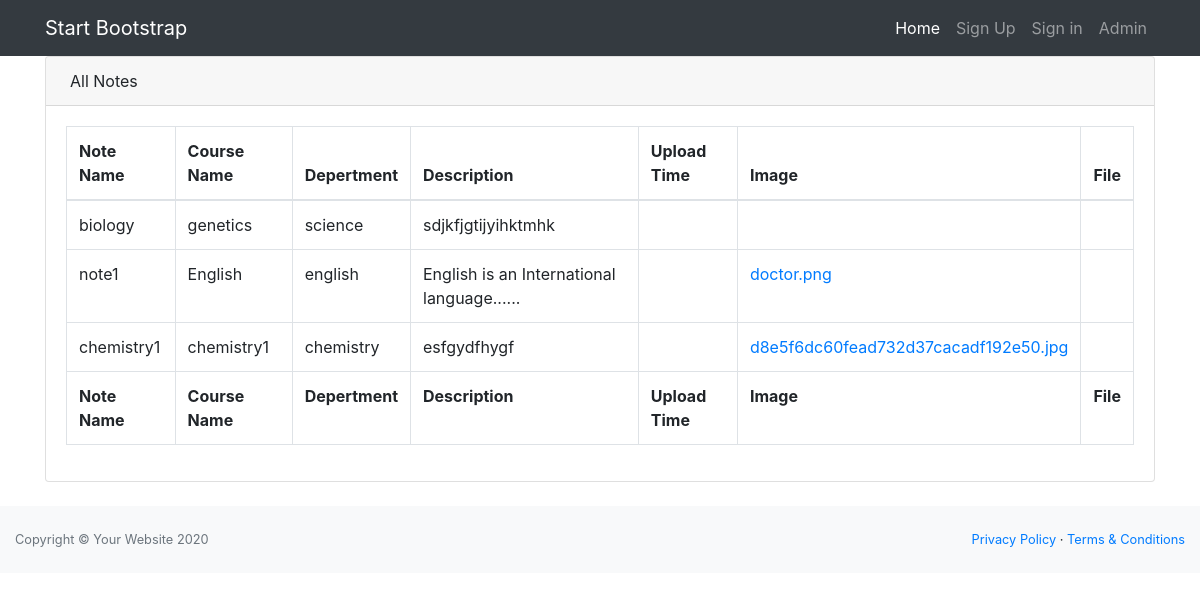
Page /home.php on the earlier database version.
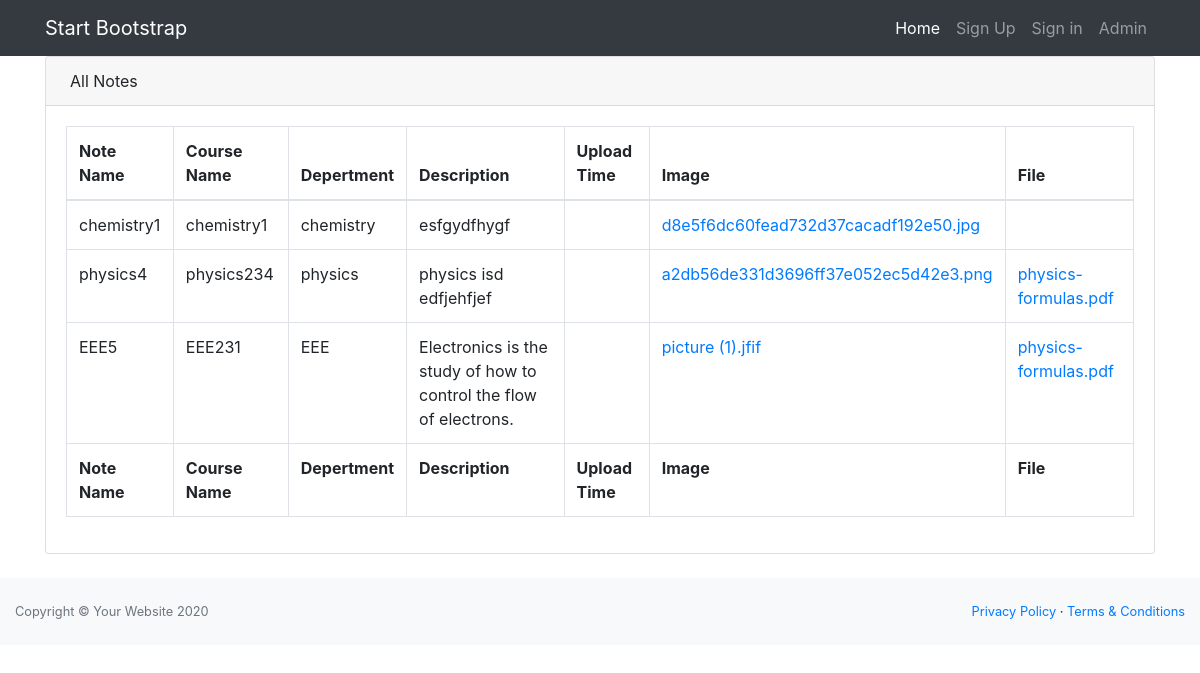
Same page on the later database version.
### tables this page shows
CREATE TABLE `notes` (
  `n_id` int(10) NOT NULL,
  `s_id` varchar(255) NOT NULL,
  `n_name` varchar(255) NOT NULL,
  `course` varchar(255) NOT NULL,
  `dept` varchar(255) NOT NULL,
  `description` varchar(255) NOT NULL,
  `n_image` varchar(255) NOT NULL,
  `n_file` varchar(255) NOT NULL,
  `datetime` varchar(255) DEFAULT NULL,
  `approval` tinyint(1) NOT NULL DEFAULT 0
);

### functions.php (called while the page is built, shortened)
<?php
class notes {
    public function open_db_connection()
    {
       $this->connection= new mysqli('localhost','root','','notes_project');
    }
	public function view_note()
	{
		$sql=$this->connection->query ("SELECT* FROM notes WHERE approval=1 ") or die($this->connection->error);
		return $sql;
	}
}
   $function= new notes();
?>

### home.php (the view, shortened to what this page needs)
<?php
   require('functions.php');
   $result=$function->view_note();
   ?>
<!DOCTYPE html>
<html lang="en">
   <head>
      <link href="css/styles.css" rel="stylesheet" />
      <link href="vendor/bootstrap/css/bootstrap.min.css" rel="stylesheet">
   </head>
   <body>
      <nav class="navbar navbar-expand-lg navbar-dark bg-dark static-top">
         <div class="container">
            <a class="navbar-brand" href="#">Start Bootstrap</a>
            <div class="collapse navbar-collapse" id="navbarResponsive">
               <ul class="navbar-nav ml-auto">
                  <li class="nav-item active">
                     <a class="nav-link" href="#">Home
                     </a>
                  </li>
                  <li class="nav-item">
                     <a class="nav-link" href="register.php">Sign Up</a>
                  </li>
                  <li class="nav-item">
                     <a class="nav-link" href="login.php">Sign in</a>
                  </li>
                  <li class="nav-item">
                     <a class="nav-link" href="adminlogin.php">Admin</a>
                  </li>
               </ul>
            </div>
         </div>
      </nav>
      <div class="container">
      <div class="card mb-4">
         <div class="card-header">
            All Notes
         </div>
         <div class="card-body">
            <div class="table-responsive">
               <table class="table table-hover table-bordered" id="dataTable" width="100%" cellspacing="0">
                  <thead>
                     <tr>
                        <th>Note Name</th>
                        <th>Course Name</th>
                        <th>Depertment</th>
                        <th>Description</th>
                        <th>Upload Time</th>
                        <th>Image</th>
                        <th>File</th>
                     </tr>
                  </thead>
                  <?php
                     while ($row = $result->fetch_assoc()) { ?>
                  <tr>
                     <td><?= $row['n_name']; ?> </td>
                     <td><?= $row['course']; ?> </td>
                     <td><?= $row['dept']; ?> </td>
                     <td><?= $row['description']; ?> </td>
                     <td><?= $row['datetime']; ?> </td>
                     <td><a href="imageview.php?image=<?=($row['n_image']);?>">
                        <?= $row['n_image']; ?>
                        </a>
                     </td>
                     <td>
                        <a href="fileview.php?file=<?= ($row['n_file']); ?>">
                        <?= $row['n_file']; ?>
                        </a>
                     </td>
                  </tr>
                  <?php   }  ?>
                  <tfoot>
                     <tr>
                        <th>Note Name</th>
                        <th>Course Name</th>
                        <th>Depertment</th>
                        <th>Description</th>
                        <th>Upload Time</th>
                        <th>Image</th>
                        <th>File</th>
                     </tr>
                  </tfoot>
               </table>
            </div>
         </div>
      </div>
      </div>
      <footer class="py-4 bg-light mt-auto">
         <div class="container-fluid">
         <div class="d-flex align-items-center justify-content-between small">
            <div class="text-muted">Copyright &copy; Your Website 2020</div>
            <div>
               <a href="#">Privacy Policy</a>
               &middot;
               <a href="#">Terms &amp; Conditions</a>
            </div>
         </div>
      </footer>
   </body>
</html>

Differences in the rows shown:
removed notes: n_name "biology", course "genetics", dept "science", description "sdjkfjgtijyihktmhk"
removed notes: n_name "note1", course "English", dept "english", description "English is an International language......", n_image "doctor.png"
added notes: n_name "physics4", course "physics234", dept "physics", description "physics isd edfjehfjef", n_image "a2db56de331d3696ff37e052ec5d42e3.png", n_file "physics-formulas.pdf"
added notes: n_name "EEE5", course "EEE231", dept "EEE", description "Electronics is the study of how to control the flow of electrons.", n_image "picture (1).jfif", n_file "physics-formulas.pdf"
